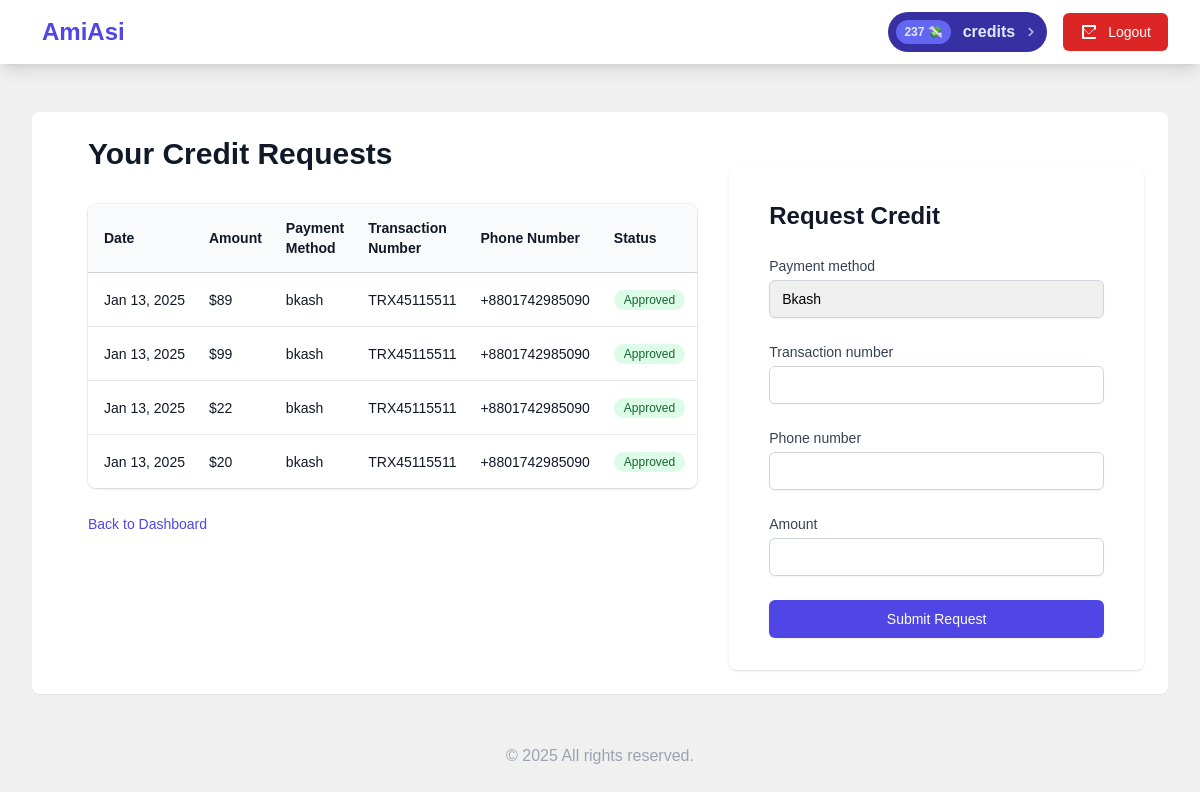
/credit/request/ (signed in), run on the app's committed database.
### credit/models.py (models this page shows, shortened)
class Credit(models.Model):
    user = models.OneToOneField(User, on_delete=models.CASCADE)
    amount = models.PositiveIntegerField(default=20)
    def __str__(self):
        return f"{self.amount} 💸"

class CreditRequest(models.Model):
    user = models.ForeignKey(User, on_delete=models.CASCADE)
    PAYMENT_METHOD_CHOICES = [
        ('bkash', 'Bkash'),
    ]
    payment_method = models.CharField(max_length=50, choices=PAYMENT_METHOD_CHOICES, default='bkash')
    transaction_number = models.CharField(max_length=100)
    phone_number = models.CharField(max_length=15)
    amount = models.PositiveIntegerField()
    approved = models.BooleanField(default=False)
    created_at = models.DateTimeField(auto_now_add=True)
    updated_at = models.DateTimeField(auto_now=True)

### credit/views.py (the view)
# urls.py: path('request/', credit_request_view, name='credit_request'),
@login_required
def credit_request_view(request):
    if request.method == 'POST':
        form = CreditRequestForm(request.POST)
        if form.is_valid():
            credit_request = form.save(commit=False)
            credit_request.user = request.user  # Attach the logged-in user to the request
            credit_request.save()
            messages.success(request, 'Credit request submitted successfully!')
            return redirect('dashboard')  # Redirect to the dashboard or a success page
        else:
            messages.error(request, 'There was an error in your request. Please try again.')
    else:
        form = CreditRequestForm()
    credit_requests = request.user.creditrequest_set.all().order_by('-created_at')
    return render(request, 'credit/index.html', {'form': form, 'credit_requests': credit_requests})

### templates/credit/index.html (shortened to what this page needs)
{% extends "base.html" %}
{% block content %}
    <div class="flex justify-center">
        <div class="px-4 sm:px-6 lg:px-8">
        <h2 class="text-2xl font-bold leading-7 text-gray-900 sm:truncate sm:text-3xl mb-8">Your Credit Requests</h2>
        {% if credit_requests %}
            <div class="mt-8 flow-root">
                <div class="-mx-4 -my-2 overflow-x-auto sm:-mx-6 lg:-mx-8">
                    <div class="inline-block min-w-full py-2 align-middle sm:px-6 lg:px-8">
                        <div class="overflow-hidden shadow ring-1 ring-black ring-opacity-5 sm:rounded-lg">
                            <table class="min-w-full divide-y divide-gray-300">
                                <thead class="bg-gray-50">
                                    <tr>
                                        <th scope="col" class="py-3.5 pl-4 pr-3 text-left text-sm font-semibold text-gray-900">Date</th>
                                        <th scope="col" class="px-3 py-3.5 text-left text-sm font-semibold text-gray-900">Amount</th>
                                        <th scope="col" class="px-3 py-3.5 text-left text-sm font-semibold text-gray-900">Payment Method</th>
                                        <th scope="col" class="px-3 py-3.5 text-left text-sm font-semibold text-gray-900">Transaction Number</th>
                                        <th scope="col" class="px-3 py-3.5 text-left text-sm font-semibold text-gray-900">Phone Number</th>
                                        <th scope="col" class="px-3 py-3.5 text-left text-sm font-semibold text-gray-900">Status</th>
                                    </tr>
                                </thead>
                                <tbody class="divide-y divide-gray-200 bg-white">
                                    {% for request in credit_requests %}
                                        <tr>
                                            <td class="whitespace-nowrap py-4 pl-4 pr-3 text-sm text-gray-900">{{ request.created_at|date:"M d, Y" }}</td>
                                            <td class="whitespace-nowrap px-3 py-4 text-sm text-gray-900">${{ request.amount }}</td>
                                            <td class="whitespace-nowrap px-3 py-4 text-sm text-gray-900">{{ request.payment_method }}</td>
                                            <td class="whitespace-nowrap px-3 py-4 text-sm text-gray-900">{{ request.transaction_number }}</td>
                                            <td class="whitespace-nowrap px-3 py-4 text-sm text-gray-900">{{ request.phone_number }}</td>
                                            <td class="whitespace-nowrap px-3 py-4 text-sm">
                                                {% if request.approved %}
                                                    <span class="inline-flex items-center rounded-full bg-green-100 px-2.5 py-0.5 text-xs font-medium text-green-800">Approved</span>
                                                {% else %}
                                                    <span class="inline-flex items-center rounded-full bg-yellow-100 px-2.5 py-0.5 text-xs font-medium text-yellow-800">Pending</span>
                                                {% endif %}
                                            </td>
                                        </tr>
                                    {% endfor %}
                                </tbody>
                            </table>
                        </div>
                    </div>
                </div>
            </div>
        {% else %}
            <p class="mt-4 text-gray-500">You haven't made any credit requests yet.</p>
        {% endif %}
        <div class="mt-6">
          <a href="{% url 'dashboard' %}" class="text-sm font-medium text-indigo-600 hover:text-indigo-500">
              Back to Dashboard
          </a>
      </div>
    </div>
    <div class="mt-8 sm:mx-auto sm:w-full sm:max-w-md">
      <div class="bg-white py-8 px-4 shadow sm:rounded-lg sm:px-10">
          <h2 class="text-2xl font-bold text-gray-900 mb-6">Request Credit</h2>
          <form method="post" class="space-y-6">
              {% for field in form %}
                  <div>
                      <label for="{{ field.id_for_label }}" class="block text-sm font-medium text-gray-700">
                          {{ field.label }}
                      </label>
                      <div class="mt-1">
                          {{ field }}
                      </div>
                  </div>
              {% endfor %}
              <button type="submit" class="w-full flex justify-center py-2 px-4 border border-transparent rounded-md shadow-sm text-sm font-medium text-white bg-indigo-600 hover:bg-indigo-700 focus:outline-none focus:ring-2 focus:ring-offset-2 focus:ring-indigo-500">
                  Submit Request
              </button>
          </form>
      </div>
  </div>
</div>
{% endblock %}

### templates/base.html (shortened to what this page needs)
{% load crispy_forms_tags %}
{% load widget_tweaks %}
<!DOCTYPE html>
<html lang="en" class="h-full bg-gray-50">
<head>
    {% load static %}
    <link rel="stylesheet" href="{% static 'style.css' %}">
    <script src="https://cdn.tailwindcss.com"></script>
</head>
<body class="h-full">
    <header class="bg-white shadow-lg">
        <nav class="mx-auto max-w-7xl px-4 sm:px-6 lg:px-8">
            <div class="flex h-16 justify-between items-center">
                <div class="flex-shrink-0">
                    <a href="/" class="text-2xl font-bold text-indigo-600 hover:text-indigo-500">AmiAsi</a>
                </div>
                <div class="flex items-center space-x-4">
                    {% if user.is_authenticated %}
                            <div onclick="window.location.href='{% url 'credit_request' %}'"  class="cursor-pointer p-2 bg-indigo-800 items-center text-indigo-100 leading-none lg:rounded-full flex lg:inline-flex" role="alert">
                              <span class="flex rounded-full bg-indigo-500 uppercase px-2 py-1 text-xs font-bold mr-3">{{ user.credit }}</span>
                              <span class="font-semibold mr-2 text-left flex-auto">credits</span>
                              <svg class="fill-current opacity-75 h-4 w-4" xmlns="http://www.w3.org/2000/svg" viewBox="0 0 20 20"><path d="M12.95 10.707l.707-.707L8 4.343 6.586 5.757 10.828 10l-4.242 4.243L8 15.657l4.95-4.95z"/></svg>
                            </div>
                        <a href="{% url 'logout' %}"
                           onclick="event.preventDefault(); document.getElementById('logout-form').submit();"
                           class="inline-flex items-center px-4 py-2 text-sm font-medium text-white bg-red-600 border border-transparent rounded-md hover:bg-red-700 focus:outline-none focus:ring-2 focus:ring-offset-2 focus:ring-red-500">
                            Logout
                        </a>
                    {% endif %}
                </div>
            </div>
        </nav>
    </header>
    <main class="mx-auto max-w-7xl px-4 sm:px-6 lg:px-8 py-12">
        <div class="bg-white rounded-lg shadow-sm p-6">
            {% block content %}{% endblock %}
        </div>
    </main>
    <footer class="fixed bottom-0 w-full">
        <div class="mx-auto max-w-7xl px-4 sm:px-6 lg:px-8 py-8">
            <p class="text-center text-gray-400">&copy; 2025 All rights reserved.</p>
        </div>
    </footer>
</body>
</html>

### static/style.css (style rules this page uses)
body { font-family: Arial, sans-serif; margin: 0; padding: 0; background-color: #f0f0f0; }
nav a { margin: 0 10px; text-decoration: none; }

### data on the page
CreditRequest: created_at "Jan 13, 2025", amount "89", payment_method "bkash", transaction_number "TRX45115511", phone_number "+8801742985090", approved "Approved"
CreditRequest: created_at "Jan 13, 2025", amount "99", payment_method "bkash", transaction_number "TRX45115511", phone_number "+8801742985090", approved "Approved"
CreditRequest: created_at "Jan 13, 2025", amount "22", payment_method "bkash", transaction_number "TRX45115511", phone_number "+8801742985090", approved "Approved"
CreditRequest: created_at "Jan 13, 2025", amount "20", payment_method "bkash", transaction_number "TRX45115511", phone_number "+8801742985090", approved "Approved"

### other printed values
{{ user.credit }} "237 💸"
{{ field.label }} "Payment method" "Transaction number" "Phone number" "Amount"
